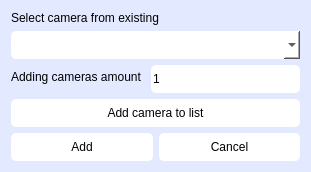
<?xml version="1.0" encoding="UTF-8"?>
<ui version="4.0">
 <class>CameraAddition</class>
 <widget class="QDialog" name="CameraAddition">
  <property name="windowModality">
   <enum>Qt::NonModal</enum>
  </property>
  <property name="geometry">
   <rect>
    <x>0</x>
    <y>0</y>
    <width>311</width>
    <height>172</height>
   </rect>
  </property>
  <property name="minimumSize">
   <size>
    <width>311</width>
    <height>172</height>
   </size>
  </property>
  <property name="maximumSize">
   <size>
    <width>311</width>
    <height>172</height>
   </size>
  </property>
  <property name="windowTitle">
   <string>Add camera to room</string>
  </property>
  <property name="styleSheet">
   <string notr="true">background: #E3EAFF;</string>
  </property>
  <layout class="QVBoxLayout" name="verticalLayout">
   <item>
    <widget class="QLabel" name="hintLabel">
     <property name="text">
      <string>Select camera from existing</string>
     </property>
    </widget>
   </item>
   <item>
    <layout class="QHBoxLayout" name="horizontalLayout_3">
     <item>
      <widget class="QComboBox" name="camerasList">
       <property name="styleSheet">
        <string notr="true">background: white;
border-radius: 5px;
height: 30px;</string>
       </property>
      </widget>
     </item>
    </layout>
   </item>
   <item>
    <layout class="QFormLayout" name="formLayout">
     <property name="labelAlignment">
      <set>Qt::AlignRight|Qt::AlignTrailing|Qt::AlignVCenter</set>
     </property>
     <item row="0" column="0">
      <widget class="QLabel" name="addingCamerasAmountInputHint">
       <property name="text">
        <string>Adding cameras amount </string>
       </property>
      </widget>
     </item>
     <item row="0" column="1">
      <widget class="QLineEdit" name="addingCamerasAmountInputField">
       <property name="styleSheet">
        <string notr="true">background: white;
border-radius: 5px;
height: 30px;</string>
       </property>
       <property name="text">
        <string>1</string>
       </property>
      </widget>
     </item>
    </layout>
   </item>
   <item>
    <widget class="QPushButton" name="addCameraToListButton">
     <property name="styleSheet">
      <string notr="true">
QPushButton
{
background: white;
border-radius: 5px; 
height: 30px;
}
QPushButton:hover
{
background: rgb(244, 244, 244);
}


</string>
     </property>
     <property name="text">
      <string>Add camera to list</string>
     </property>
    </widget>
   </item>
   <item>
    <layout class="QHBoxLayout" name="horizontalLayout">
     <item>
      <widget class="QPushButton" name="ConfirmAdditionButton">
       <property name="styleSheet">
        <string notr="true">
QPushButton
{
background: white;
border-radius: 5px; 
height: 30px;
}
QPushButton:hover
{
background: rgb(244, 244, 244);
}


</string>
       </property>
       <property name="text">
        <string>Add</string>
       </property>
      </widget>
     </item>
     <item>
      <widget class="QPushButton" name="CancelAdditionButton">
       <property name="styleSheet">
        <string notr="true">
QPushButton
{
background: white;
border-radius: 5px; 
height: 30px;
}
QPushButton:hover
{
background: rgb(244, 244, 244);
}


</string>
       </property>
       <property name="text">
        <string>Cancel</string>
       </property>
      </widget>
     </item>
    </layout>
   </item>
  </layout>
 </widget>
 <resources/>
 <connections/>
</ui>
